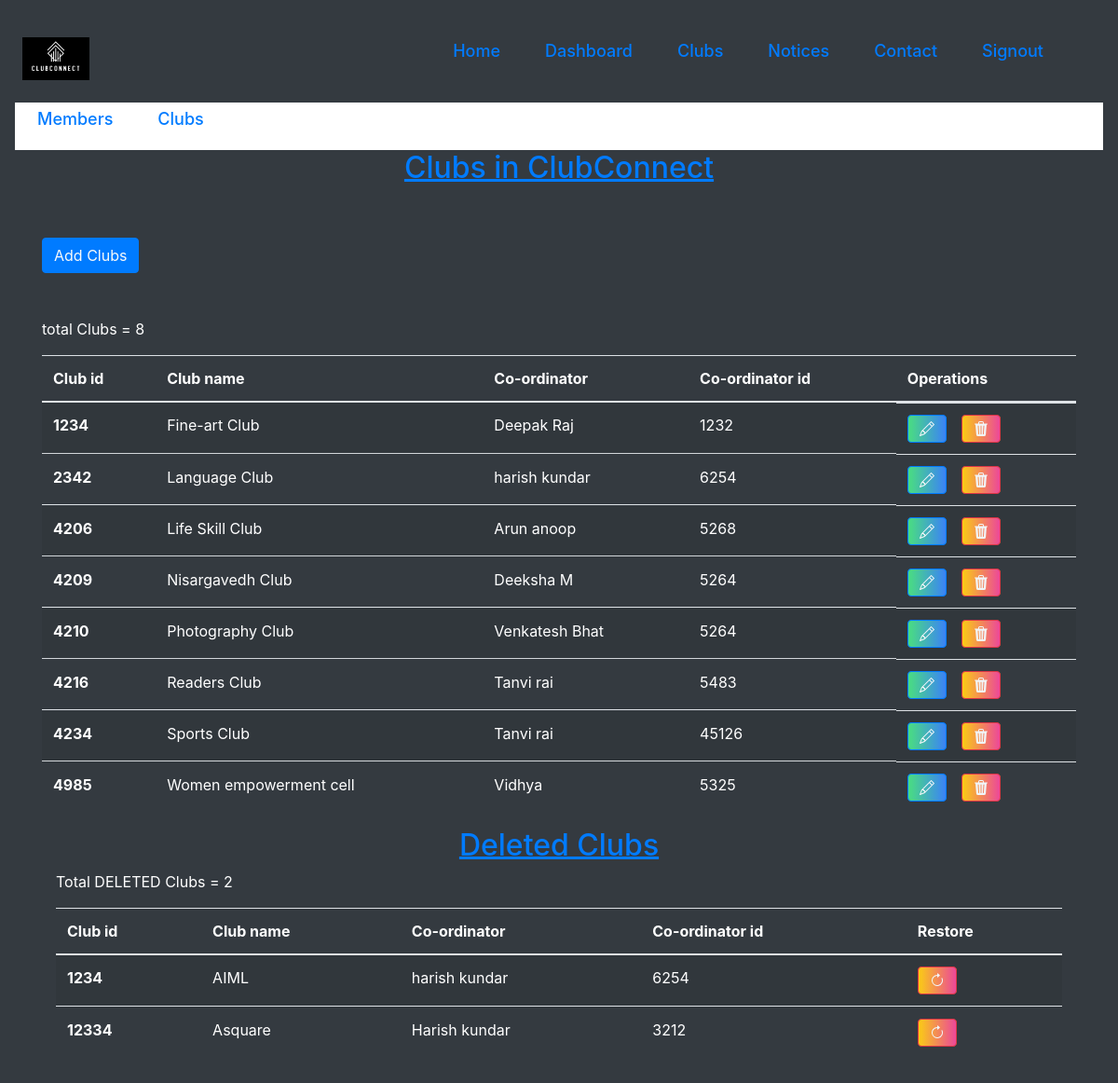
Page /dashboard/dashboard2.php on the committed database.
### tables this page shows
CREATE TABLE `clubinfo` (
  `club_id` int(4) NOT NULL,
  `club_name` varchar(30) NOT NULL,
  `co_ordinator` varchar(30) NOT NULL,
  `co_ordinator_id` int(4) NOT NULL
);

CREATE TABLE `backup` (
  `club_id` int(4) NOT NULL,
  `club_name` varchar(30) NOT NULL,
  `co_ordinator` varchar(30) NOT NULL,
  `co_ordinator_id` int(4) NOT NULL
);

### dashboard/clubs.php (the view, shortened to what this page needs)
<?php
include '../dbconnect.php';
?>
<!DOCTYPE html>
<html lang="en">
<head>
    <link rel="stylesheet" href="https://cdn.jsdelivr.net/npm/bootstrap@4.6.2/dist/css/bootstrap.min.css">
</head>
<body class="p-3 mb-2 bg-dark">
    <div class="container">
    <h2 class="underline underline-offset-1 text-center text-primary animate__animated animate__backInDown animate__animated ">Clubs in ClubConnect</h2>
      <button class="btn btn-primary my-5"><a href="add_club.php" class="text-light"> Add Clubs</a>
    </button>
    <p class="text-white">total Clubs = <?php $p = "select count(*) as `count` from `clubinfo`"; $result= mysqli_query($conn,$p); $row = mysqli_fetch_assoc($result); echo $row['count'];?></p>
        <table class="table table-striped  text-white">
  <thead>
    <tr>
      <th scope="col">Club id</th>
      <th scope="col">Club name</th>
      <th scope="col">Co-ordinator</th>
      <th scope="col">Co-ordinator id</th>
      <th scope="col">Operations</th>
    </tr>
  </thead>
  <tbody>
  <?php
$sql ="Select * from `clubinfo`";
$result = mysqli_query($conn,$sql);
if($result){
    while($row=mysqli_fetch_assoc($result)){
          $club_id = $row['club_id'];
          $clubname = $row['club_name'];
          $coordinator = $row['co_ordinator'];
          $coid = $row['co_ordinator_id'];
          echo '
          <tr class="animate__animated animate__backInUp">
      <th scope="row">'.$club_id.'</th>
      <td>'.$clubname.'</td>
      <td>'.$coordinator.'</td>
      <td>'.$coid.'</td>
      <td class="flex space-x-4">
    <button class="btn btn-primary bg-gradient-to-r from-green-400 to-blue-500 hover:from-pink-500 hover:to-yellow-500 ..."><a href="club_update.php? updateid='.$club_id.'" class="text-slate-100 hover:text-black font-semibold"><svg xmlns="http://www.w3.org/2000/svg" width="16" height="16" fill="currentColor" class="bi bi-pencil" viewBox="0 0 16 16">
    <path d="M12.146.146a.5.5 0 0 1 .708 0l3 3a.5.5 0 0 1 0 .708l-10 10a.5.5 0 0 1-.168.11l-5 2a.5.5 0 0 1-.65-.65l2-5a.5.5 0 0 1 .11-.168l10-10zM11.207 2.5 13.5 4.793 14.793 3.5 12.5 1.207 11.207 2.5zm1.586 3L10.5 3.207 4 9.707V10h.5a.5.5 0 0 1 .5.5v.5h.5a.5.5 0 0 1 .5.5v.5h.293l6.5-6.5zm-9.761 5.175-.106.106-1.528 3.821 3.821-1.528.106-.106A.5.5 0 0 1 5 12.5V12h-.5a.5.5 0 0 1-.5-.5V11h-.5a.5.5 0 0 1-.468-.325z"/>
  </svg></a></button>
    <button class="btn btn-danger bg-gradient-to-r from-yellow-400 to-pink-500 hover:from-blue-500 hover:to-green-500 "><a href="delete_club.php? deleteid='.$club_id.'" class="text-slate-100 hover:text-black font-semibold"><svg xmlns="http://www.w3.org/2000/svg" width="16" height="16" fill="currentColor" class="bi bi-trash3-fill" viewBox="0 0 16 16">
    <path d="M11 1.5v1h3.5a.5.5 0 0 1 0 1h-.538l-.853 10.66A2 2 0 0 1 11.115 16h-6.23a2 2 0 0 1-1.994-1.84L2.038 3.5H1.5a.5.5 0 0 1 0-1H5v-1A1.5 1.5 0 0 1 6.5 0h3A1.5 1.5 0 0 1 11 1.5Zm-5 0v1h4v-1a.5.5 0 0 0-.5-.5h-3a.5.5 0 0 0-.5.5ZM4.5 5.029l.5 8.5a.5.5 0 1 0 .998-.06l-.5-8.5a.5.5 0 1 0-.998.06Zm6.53-.528a.5.5 0 0 0-.528.47l-.5 8.5a.5.5 0 0 0 .998.058l.5-8.5a.5.5 0 0 0-.47-.528ZM8 4.5a.5.5 0 0 0-.5.5v8.5a.5.5 0 0 0 1 0V5a.5.5 0 0 0-.5-.5Z"/>
  </svg></a></button>
</td>
      </tr>';
    }
}
?>
  </tbody>
</table>
<div>
    <?php
        include 'backup.php';
    ?>
</div>
    </div>
</body>
</html>

### dashboard/dashboard2.php (shortened to what this page needs)
<!DOCTYPE html>
<html lang="en">
<head>
	<script src="https://cdn.tailwindcss.com"></script>
    <link
    rel="stylesheet"
    href="https://cdnjs.cloudflare.com/ajax/libs/animate.css/4.1.1/animate.min.css"
  />
</head>
<body>
	<div class="navbarheader">
        <div class="flex justify-center ">
            <div class="self-center top-0 w-full max-w-7xl ">
                <div class="flex justify-between items-center text-gray-700">
                    <div class="mx-2 my-4 ">
                        <div class=" md:w-1/6 overflow-hidden ">
							<img src="../images/clubconnect-logo.png" alt="" class="" />
						</div>
                    </div>
                    <ul class="hidden md:flex items-center text-[18px] font-semibold pr-10">
                        <li class="text-stone-600 hover:text-blue-600 hover:font-bold font-medium mx-4 my-1"><a
                                href="../home/home.php">Home</a></li>
                        <li class="text-stone-600 hover:text-blue-600 hover:font-bold font-medium mx-4 my-1"><a href="dashboard.php">
                                Dashboard</a></li>
                        <li class="text-stone-600 hover:text-blue-600 hover:font-bold font-medium mx-4 my-1"><a href="../home/clubs.php">
                                Clubs</a></li>
                        <li class="text-stone-600 hover:text-blue-600 hover:font-bold font-medium mx-4 my-1"><a
                                href="../home/notice.php">Notices</a></li>
                        <li class="text-stone-600 hover:text-blue-600 hover:font-bold font-medium mx-4 my-1"><a
                                href="../home/contact.php">Contact</a></li>
                                <li class="text-stone-600 hover:text-blue-600 hover:font-bold font-medium mx-4 my-1"><a
                          href="../index.php">Signout</a></li>
                    </ul>
                </div>
            </div>
           </div>
           <script src="https://cdn.tailwindcss.com"></script>
    </div>
	<div  class="navbarheader navbarheader bg-[#FFFFFF] text-white animate__animated animate__flipInX">
        <div class="flex justify-center ">
            <div class="self-center top-0 w-full max-w-7xl ">
                <div class="flex justify-between items-center text-gray-700">
                    <ul class="hidden md:flex items-center text-[18px] font-semibold pr-10">
                    <button type="button" class="text-stone-600 hover:text-blue-600 hover:font-bold font-medium mx-4 my-1"><a href="dashboard1.php"> Members</a></button>
                        <button type="button" class="text-stone-600 hover:text-blue-600 hover:font-bold font-medium mx-4 my-1"><a href="dashboard2.php"> Clubs</a></button>
                        <br>
                    </ul>
                </div>
            </div>
           </div>
           <script src="https://cdn.tailwindcss.com"></script>
        </div>
    <div class="flex justify-center">
             <?php
             include '../dbconnect.php';
                 include 'clubs.php';
             ?>
             </div>
</body>
</html>

### dashboard/backup.php (shortened to what this page needs)
<?php
include '../dbconnect.php';
?>
<!DOCTYPE html>
<html lang="en">
<head>
    <link rel="stylesheet" href="https://cdn.jsdelivr.net/npm/bootstrap@4.6.2/dist/css/bootstrap.min.css">
    <link
    rel="stylesheet"
    href="https://cdnjs.cloudflare.com/ajax/libs/animate.css/4.1.1/animate.min.css"
  />
</head>
<body class="p-3 mb-2 bg-dark">
    <div class="container">
    <h2 class="underline underline-offset-1 text-center text-primary animate__animated animate__backInDown animate__animated ">Deleted Clubs</h2>
    <p class="text-white">Total DELETED Clubs = <?php $p = "select count(*) as `count` from `backup`"; $result= mysqli_query($conn,$p); $row = mysqli_fetch_assoc($result); echo $row['count'];?></p>
        <table class="table table-striped  text-white">
  <thead>
    <tr>
      <th scope="col">Club id</th>
      <th scope="col">Club name</th>
      <th scope="col">Co-ordinator</th>
      <th scope="col">Co-ordinator id</th>
      <th scope="col">Restore</th>
    </tr>
  </thead>
  <tbody>
  <?php
$sql ="Select * from `backup`";
$result = mysqli_query($conn,$sql);
if($result){
    while($row=mysqli_fetch_assoc($result)){
          $club_id = $row['club_id'];
          $clubname = $row['club_name'];
          $coordinator = $row['co_ordinator'];
          $coid = $row['co_ordinator_id'];
          echo '
          <tr class="animate__animated animate__backInUp">
      <th scope="row">'.$club_id.'</th>
      <td>'.$clubname.'</td>
      <td>'.$coordinator.'</td>
      <td>'.$coid.'</td>
      <td><button class="btn btn-danger bg-gradient-to-r from-yellow-400 to-pink-500 hover:from-blue-500 hover:to-green-500 "><a href="deletebackup.php? deleteid='.$club_id.'" class="text-slate-100 hover:text-black font-semibold"><svg xmlns="http://www.w3.org/2000/svg" width="16" height="16" fill="currentColor" class="bi bi-arrow-clockwise" viewBox="0 0 16 16"><path fill-rule="evenodd" d="M8 3a5 5 0 1 0 4.546 2.914.5.5 0 0 1 .908-.417A6 6 0 1 1 8 2v1z"/>
      <path d="M8 4.466V.534a.25.25 0 0 1 .41-.192l2.36 1.966c.12.1.12.284 0 .384L8.41 4.658A.25.25 0 0 1 8 4.466z"/>
    </svg></a></button>
</td>
      </tr>';
    }
}
?>
  </tbody>
</table>
    </div>
</body>
</html>

### rows in the picture
clubinfo: club_id "1234", club_name "Fine-art Club", co_ordinator "Deepak Raj", co_ordinator "1232"
clubinfo: club_id "2342", club_name "Language Club", co_ordinator "harish kundar", co_ordinator "6254"
clubinfo: club_id "4206", club_name "Life Skill Club", co_ordinator "Arun anoop", co_ordinator "5268"
clubinfo: club_id "4209", club_name "Nisargavedh Club", co_ordinator "Deeksha M", co_ordinator "5264"
clubinfo: club_id "4210", club_name "Photography Club", co_ordinator "Venkatesh Bhat", co_ordinator "5264"
clubinfo: club_id "4216", club_name "Readers Club", co_ordinator "Tanvi rai", co_ordinator "5483"
clubinfo: club_id "4234", club_name "Sports Club", co_ordinator "Tanvi rai", co_ordinator "45126"
clubinfo: club_id "4985", club_name "Women empowerment cell", co_ordinator "Vidhya", co_ordinator "5325"
backup: club_id "1234", club_name "AIML", co_ordinator "harish kundar", co_ordinator "6254"
backup: club_id "12334", club_name "Asquare", co_ordinator "Harish kundar", co_ordinator "3212"

### other values in the picture
$row['count'] "8"
$row['count'] "2"
